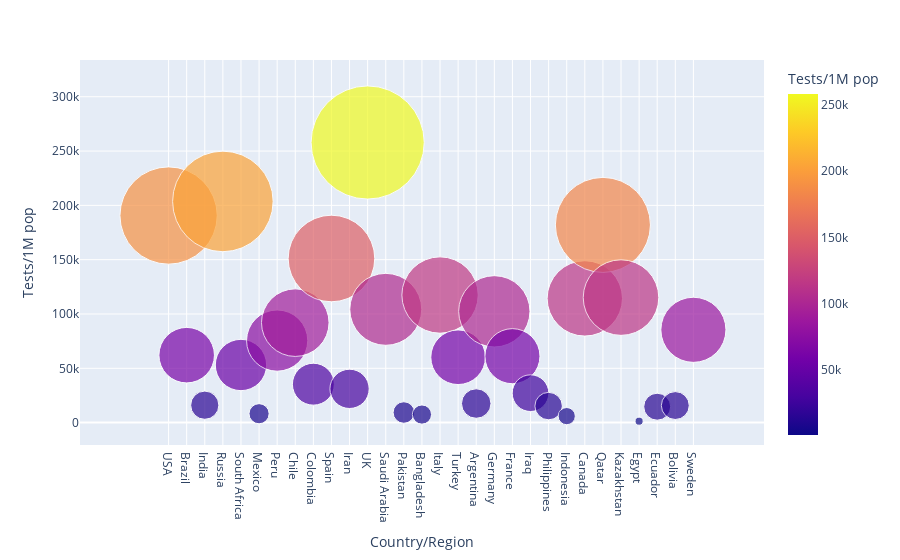

The notebook cell saved with this chart:
### Code cell
px.scatter(dataset1.head(30), x='Country/Region', y= 'Tests/1M pop',
		hover_data=['Country/Region', 'Continent'],
		color='Tests/1M pop', size= 'Tests/1M pop', size_max=80)

### Figure 1 — Plotly figure (JSON) as saved in the notebook; plotly's stock layout.template omitted (floating-point values rounded to 4 significant figures)
{"data": [{"customdata": [["North America"], ["South America"], ["Asia"], ["Europe"], ["Africa"], ["North America"], ["South America"], ["South America"], ["South America"], ["Europe"], ["Asia"], ["Europe"], ["Asia"], ["Asia"], ["Asia"], ["Europe"], ["Asia"], ["South America"], ["Europe"], ["Europe"], ["Asia"], ["Asia"], ["Asia"], ["North America"], ["Asia"], ["Asia"], ["Africa"], ["South America"], ["South America"], ["Europe"]], "hovertemplate": "Country/Region=%{x}<br>Tests/1M pop=%{marker.color}<br>Continent=%{customdata[0]}<extra></extra>", "legendgroup": "", "marker": {"color": [190640, 62085, 16035, 203623, 53044, 8189, 75521, 92022, 35374, 151087, 31068, 257873, 104277, 9304, 7432, 117443, 60191, 17564, 102452, 61147, 27111, 15220, 5965, 114339, 181993, 115099, 1317, 14635, 15706, 85429], "coloraxis": "coloraxis", "size": [190640, 62085, 16035, 203623, 53044, 8189, 75521, 92022, 35374, 151087, 31068, 257873, 104277, 9304, 7432, 117443, 60191, 17564, 102452, 61147, 27111, 15220, 5965, 114339, 181993, 115099, 1317, 14635, 15706, 85429], "sizemode": "area", "sizeref": 40.29, "symbol": "circle"}, "mode": "markers", "name": "", "orientation": "v", "showlegend": false, "type": "scatter", "x": ["USA", "Brazil", "India", "Russia", "South Africa", "Mexico", "Peru", "Chile", "Colombia", "Spain", "Iran", "UK", "Saudi Arabia", "Pakistan", "Bangladesh", "Italy", "Turkey", "Argentina", "Germany", "France", "Iraq", "Philippines", "Indonesia", "Canada", "Qatar", "Kazakhstan", "Egypt", "Ecuador", "Bolivia", "Sweden"], "xaxis": "x", "y": [190640, 62085, 16035, 203623, 53044, 8189, 75521, 92022, 35374, 151087, 31068, 257873, 104277, 9304, 7432, 117443, 60191, 17564, 102452, 61147, 27111, 15220, 5965, 114339, 181993, 115099, 1317, 14635, 15706, 85429], "yaxis": "y"}], "layout": {"coloraxis": {"colorbar": {"title": {"text": "Tests/1M pop"}}, "colorscale": [[0, "#0d0887"], [0.1111, "#46039f"], [0.2222, "#7201a8"], [0.3333, "#9c179e"], [0.4444, "#bd3786"], [0.5556, "#d8576b"], [0.6667, "#ed7953"], [0.7778, "#fb9f3a"], [0.8889, "#fdca26"], [1, "#f0f921"]]}, "legend": {"itemsizing": "constant", "tracegroupgap": 0}, "margin": {"t": 60}, "xaxis": {"anchor": "y", "domain": [0, 1], "title": {"text": "Country/Region"}}, "yaxis": {"anchor": "x", "domain": [0, 1], "title": {"text": "Tests/1M pop"}}}}
